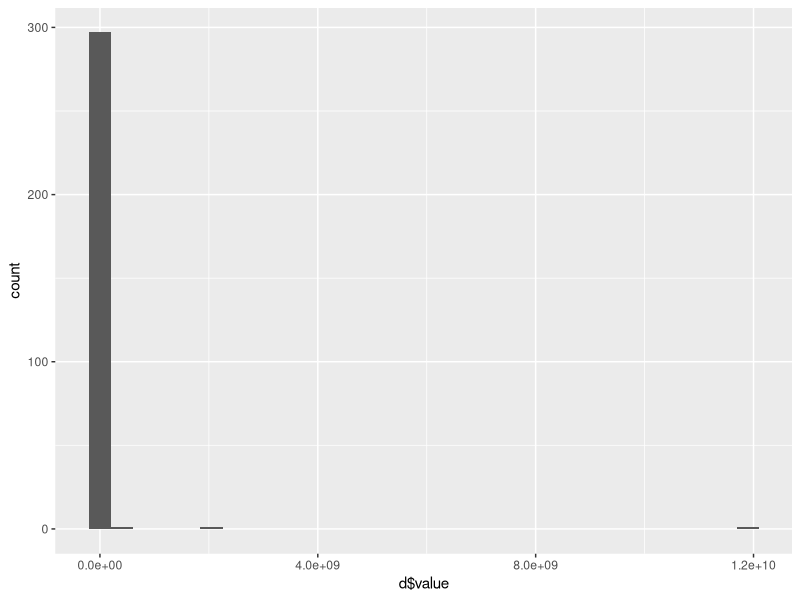
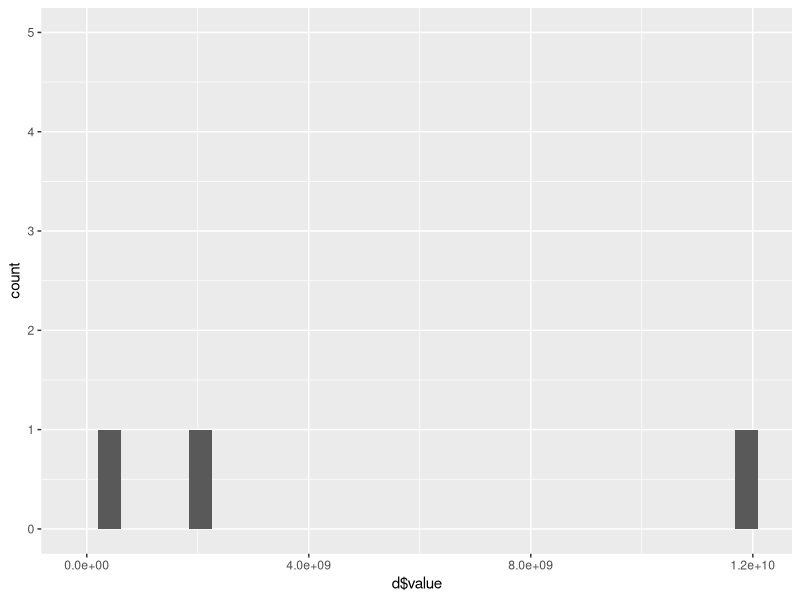
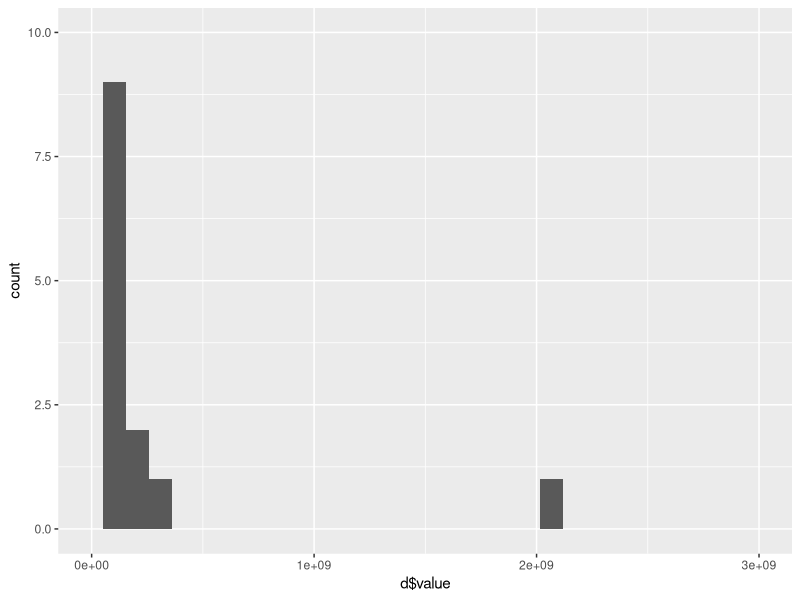
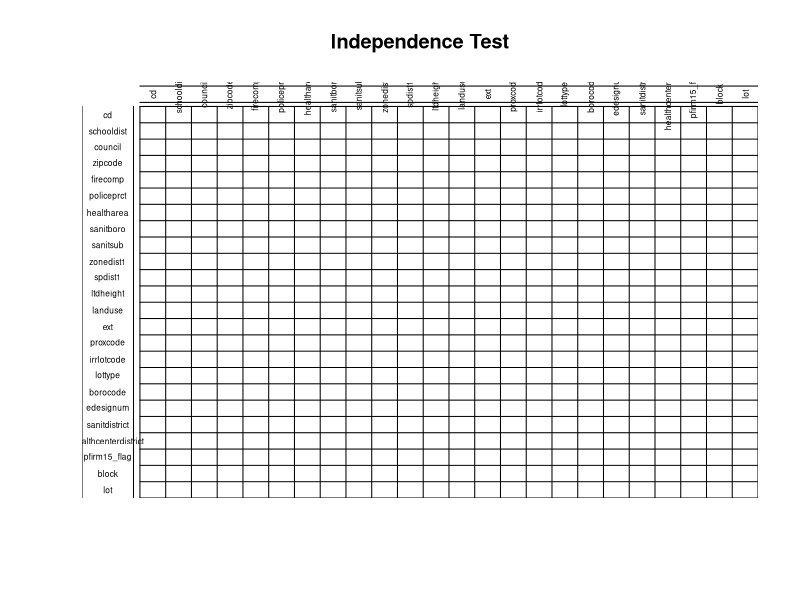

These charts were generated, in order, by the following R code:
library("gdata")
df <- read.csv("correlation/factors_chi2.csv")
row.names(df) <- colnames(df)

# p values:
df1 <- df
for (i in colnames(df1)) {
  df1[,i] <- gsub(".*,(.*)", "\\1", df1[,i])
  df1[,i] <- as.numeric(df1[,i])
}

# Chi-squared values:
df2 <- df
for (i in colnames(df2)) {
  df2[,i] <- gsub("(.*),.*", "\\1", df2[,i])
  df2[,i] <- as.numeric(df2[,i])
}

# Those variables for which the independence hypothesis is not rejeceted:
a <- colnames(df1)
j <- 0
print("These pairs of variables might be independent:")
for (i in 1:dim(df1)[1]){
  for (j in 1:dim(df1)[2]){
    if((j >= i) & (df1[a[i],a[j]] > 0.05)){
      print(c(a[i],a[j]))
    }
  }
}

# Upper triangle values of chi-squared values saved in a data frame:
d <- as.data.frame(upperTriangle(df2, diag = TRUE, byrow = TRUE))
colnames(d) <- "value"

library(ggplot2)
ggplot(data=d, aes(d$value)) + geom_histogram()
ggplot(data=d, aes(d$value)) + geom_histogram() + ylim(0,5)
ggplot(data=d, aes(d$value)) + geom_histogram() + ylim(0,10) + xlim(0,3e+9)
dt <- as.table(as.matrix(df2))

# Choosing a threshold chi-squared value based on the above graphs:
m = 8.0e+09

# Displaying those points that are greater than this threshold in skyblue color:
a <- colnames(df2)
df3 <- df2
for (i in a){
  for (j in a){
    if (df3[i, j]>=m) {
      df3[i, j] <- "skyblue"
    }
    else{
      df3[i,j] <- "white"
    }
  }
}

# White for the lower triangle (without diagonal), so that only upper triangle is displayed in the plot:
df3[lower.tri(df3, diag = FALSE)] <- "white" # diag = FALSE by default
df3 <- as.table(as.matrix(df3))

# Balloon plot:
library("gplots")
gplots::balloonplot(df3, main ="Independence Test", xlab ="", ylab="",
            label = FALSE, show.margins = FALSE, colsrt=90, dotcolor = df3,
            hide.duplicates=TRUE, text.size=0.5)
# Remember that lot is indepent with respect to healtharea, sanitsub, and ltdheight.
